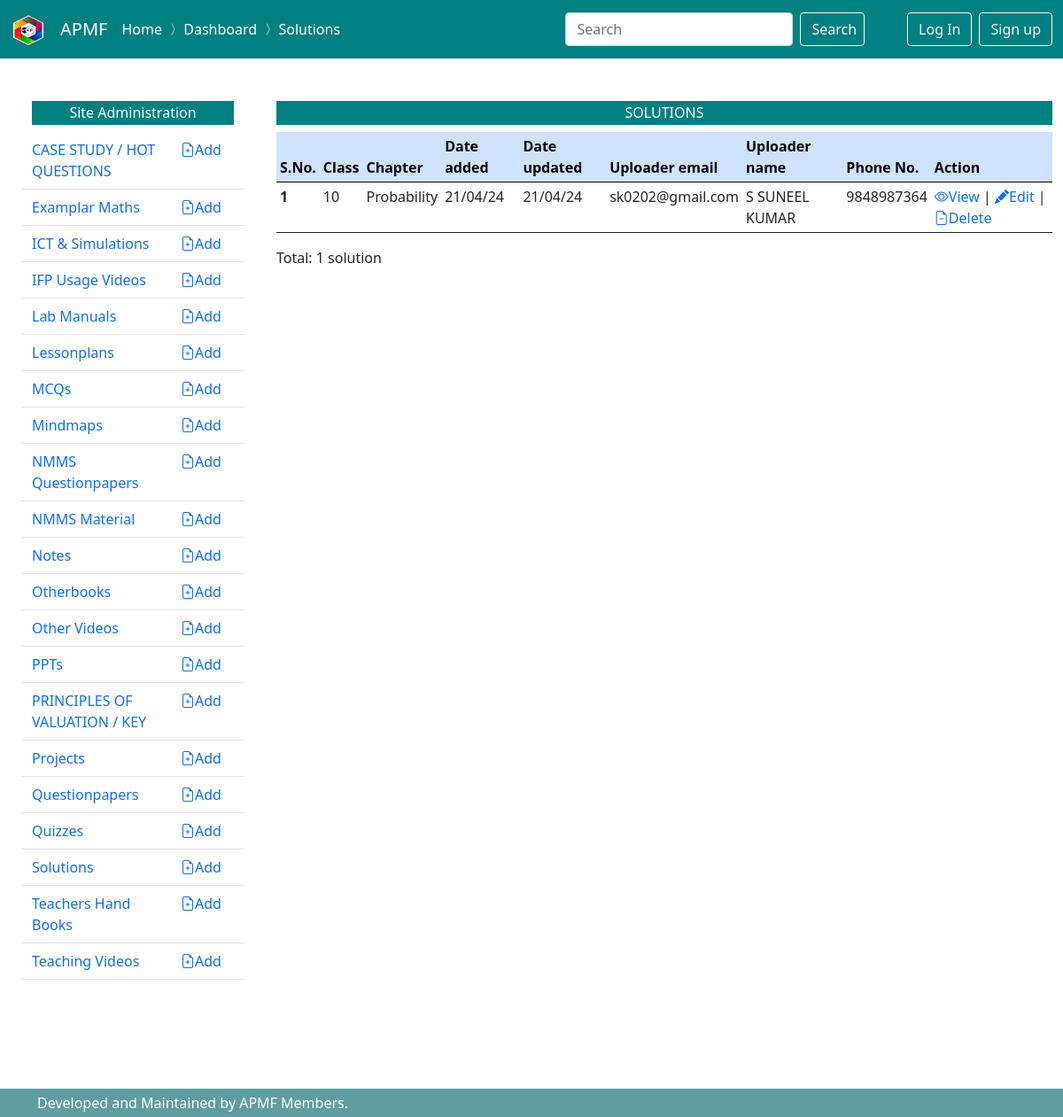
The page /dashboard/solutions/ on the database its author committed.
### solutions/models.py (models this page shows, shortened)
class Solution(Item):
    chapter = models.CharField(max_length = 50)
    class Meta:
        ordering = [
            '-standard',
            'chapter'
        ]

### users/models.py (models this page shows, shortened)
class MyUser(AbstractBaseUser):
    email=models.EmailField(
        verbose_name ='email address',
        max_length = 255,
        unique = True,
    )
    phone_number = models.CharField(max_length=10, validators=[RegexValidator(regex='^(\+?\d{1,3})?[-.\s]?\(?\d{3}\)?[-.\s]?\d{3}[-.\s]?\d{4}$')])
    name = models.CharField(max_length=50)
    is_active = models.BooleanField(default=True)
    is_admin = models.BooleanField(default=False)
    objects = MyUserManager()
    USERNAME_FIELD = 'email'
    REQUIRED_FIELDS = ['phone_number', 'name']

### dashboard/views.py (the view)
# urls.py: path('dashboard/solutions/', views.DashboardSolutionListView.as_view(), name='dashboard_solution_list'),
class DashboardSolutionListView(solutions_views.SolutionListView):
    template_name = 'dashboard/solutions/list.html'
    success_url = reverse_lazy('dashboard_solution_list')

### solutions/views.py (called while the page is built)
    def get_context_data(self, **kwargs):
        context = super().get_context_data(**kwargs)
        context['requests'] = Message.objects.filter(request_for = 'solutions')
        return context

### dashboard/templates/dashboard/solutions/list.html (shortened to what this page needs)
{% extends "dashboard/dashboard.html" %}
{% load static %}
{% block navigation %}
<span class="navbar-text" >
  <a href="{% url "home" %}" style ="text-decoration:none">Home</a>
  <i class="bi bi-chevron-compact-right"></i>
  <a href="{% url "dashboard" %}" style ="text-decoration:none">Dashboard</a>
  <i class="bi bi-chevron-compact-right"></i>
  <a href="#" style ="text-decoration:none">Solutions</a>
</span>
{% endblock navigation %}
{% block content %}
<h6 class ="p-1 text-center" style="background-color:teal; color:white"> SOLUTIONS</h6>
<table class="table table-sm table-hover">
    <thead class="table-primary" >
      <tr  >
        <th scope="col">S.No.</th>
        <th scope="col">Class</th>
        <th scope="col">Chapter</th>
        <th scope="col">Date added</th>
        <th scope="col">Date updated</th>
        <th scope="col">Uploader email</th>
        <th scope="col">Uploader name</th>
        <th scope="col">Phone No.</th>
        <th scope="col">Action</th>
      </tr>
    </thead>
    <tbody>
        {% for solution in  solutions %}
      <tr>
        <th scope="row">{{forloop.counter}}</th>
        <td>{{solution.standard}}</td>
        <td>{{solution.chapter|title}}</td>
        <td>{{solution.date_added|date:'d/m/y'}}</td>
        <td>{{solution.date_updated|date:'d/m/y'}}</td>
        <td>{{solution.uploaded_by.email}}</td>
        <td>{{solution.uploaded_by.name|upper}}</td>
        <td>{{solution.uploaded_by.phone_number}}</td>
        <td><a style="text-decoration:none;" href= '{{ solution.file.url }}'><i class="bi bi-eye"></i>View </a>|
          <a style="text-decoration:none;" href= '{% url "dashboard_solution_update" solution.pk %}'><i class="bi bi-pencil-fill"></i>Edit </a>|
          <a style="text-decoration:none;" href= '{% url "dashboard_solution_delete" solution.pk %}'><i class="bi bi-file-earmark-minus"></i>Delete </a> </td>
      </tr>
      {% endfor %}
      </table>
      Total: {{solutions|length}} solution{{solutions|length|pluralize:'s'}}
{% endblock content %}

### rows shown on the page
Solution: standard "10", chapter "Probability", date_added "21/04/24", date_updated "21/04/24", uploaded_by.email "sk0202@gmail.com", uploaded_by.name "S SUNEEL KUMAR", uploaded_by.phone_number "9848987364"

### other values the page prints
{{ solutions|length }} "1"
